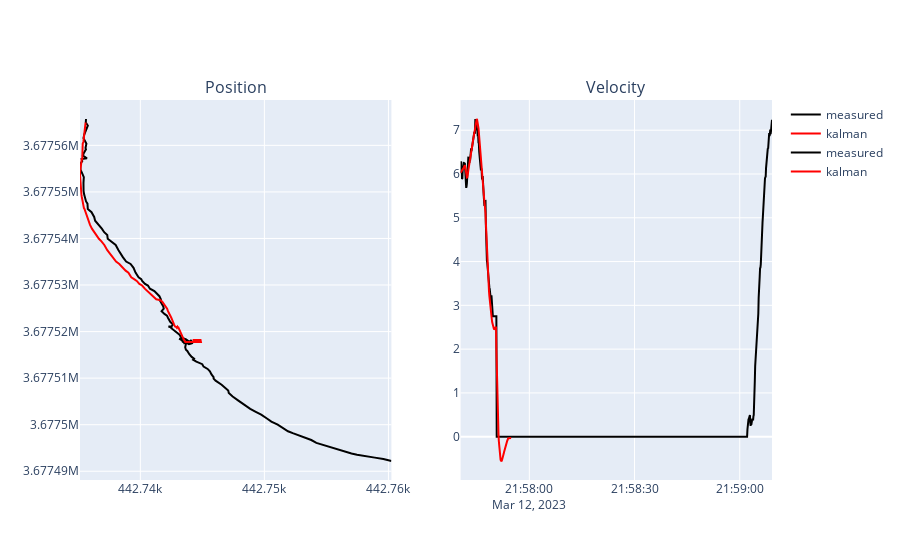

The notebook cell this image was saved under:
### Code cell
fig = make_subplots(
    rows=1,
    cols=2,
    subplot_titles=("Position", "Velocity"),
    specs=[[{"type": "scatter"}, {"type": "scatter"}]],
)

# add the x/y position
fig.add_trace(
    go.Scatter(
        x=veh_df.utm_x,
        y=veh_df.utm_y,
        mode="lines",
        opacity=1,
        line_color="black",
        name="measured",
    ),
    row=1,
    col=1,
)

# add the x/y position
fig.add_trace(
    go.Scatter(
        x=[t[0] for t in track],
        y=[t[1] for t in track],
        mode="lines",
        opacity=1,
        line_color="red",
        name="kalman",
    ),
    row=1,
    col=1,
)

fig.add_trace(
    go.Scatter(
        x=veh_df.epoch_time,
        y=veh_df.f32_velocityInDir_mps,
        mode="lines",
        opacity=1,
        line_color="black",
        name="measured",
        showlegend=True,
    ),
    row=1,
    col=2,
)

fig.add_trace(
    go.Scatter(
        x=veh_df.epoch_time.min() + (timedelta(seconds=0.1) * np.arange(len(track))),
        y=[t[3] for t in track],
        mode="lines",
        opacity=1,
        line_color="red",
        name="kalman",
        showlegend=True,
    ),
    row=1,
    col=2,
)


# fig.add_trace(
#     go.Scatter(
#         x=veh_df.epoch_time.min() + (timedelta(seconds=0.1) * np.arange(len(track))),
#         y=[np.sqrt(t[1] ** 2 + t[4] ** 2) for t in track_adapt],
#         mode="lines",
#         opacity=1,
#         line_color="blue",
#         name="kalman - adaptive",
#         showlegend=True,
#     ),
#     row=1,
#     col=2,
# )


fig.show()

### Figure 1 — Plotly figure (JSON) as saved in the notebook; plotly's stock layout.template omitted (floating-point values rounded to 4 significant figures; data arrays with more than 128 entries replaced by an {"elided": "..."} marker saying what was removed)
{"data": [{"line": {"color": "black"}, "mode": "lines", "name": "measured", "opacity": 1, "type": "scatter", "x": {"elided": "888 float values"}, "xaxis": "x", "y": {"elided": "888 float values"}, "yaxis": "y"}, {"line": {"color": "red"}, "mode": "lines", "name": "kalman", "opacity": 1, "type": "scatter", "x": {"elided": "145 float values"}, "xaxis": "x", "y": {"elided": "145 float values"}, "yaxis": "y"}, {"line": {"color": "black"}, "mode": "lines", "name": "measured", "opacity": 1, "showlegend": true, "type": "scatter", "x": {"elided": "888 str values"}, "xaxis": "x2", "y": {"elided": "888 float values"}, "yaxis": "y2"}, {"line": {"color": "red"}, "mode": "lines", "name": "kalman", "opacity": 1, "showlegend": true, "type": "scatter", "x": {"elided": "145 str values"}, "xaxis": "x2", "y": {"elided": "145 float values"}, "yaxis": "y2"}], "layout": {"annotations": [{"font": {"size": 16}, "showarrow": false, "text": "Position", "x": 0.225, "xanchor": "center", "xref": "paper", "y": 1, "yanchor": "bottom", "yref": "paper"}, {"font": {"size": 16}, "showarrow": false, "text": "Velocity", "x": 0.775, "xanchor": "center", "xref": "paper", "y": 1, "yanchor": "bottom", "yref": "paper"}], "xaxis": {"anchor": "y", "domain": [0, 0.45]}, "xaxis2": {"anchor": "y2", "domain": [0.55, 1]}, "yaxis": {"anchor": "x", "domain": [0, 1]}, "yaxis2": {"anchor": "x2", "domain": [0, 1]}}}
